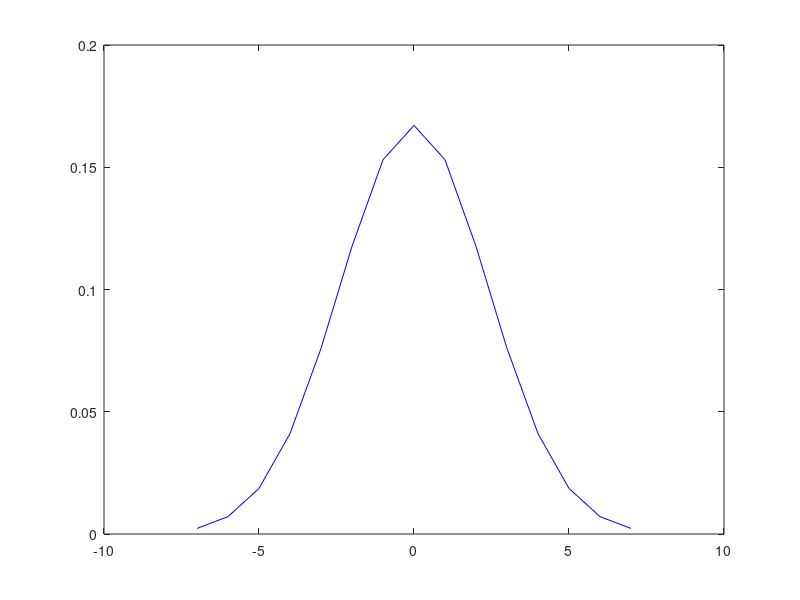

Source code (MATLAB):
%%%%%%%%%%%%%%%%%%%%%%%%%%%%%%%%%%%%%%%%%%%%%%%%%%%%%%%%%%%%%%%%%%%%%%%%%%%%%%%%
%                                                                              %
%                              Gaussian Function                               %
%                                                                              %
%                                                   Juan Ignacio Mendoza Garay %
%                                                             doctoral student %
%                                   Music Department - University of Jyväskylä %
%                                                                January, 2016 %
%                                                                              %
%%%%%%%%%%%%%%%%%%%%%%%%%%%%%%%%%%%%%%%%%%%%%%%%%%%%%%%%%%%%%%%%%%%%%%%%%%%%%%%%

% This script has been tested in Octave 4.

% ==============================================================================
% Initialisation:
clc
clear
close all

% ------------------------------------------------------------------------------
% Description:

% The Gaussian Function is typically used as a measure of normal distribution in
% probability. 

% It is also used as a smoothing function, by using it as a window that is
% convolved with an input signal.

% The following code allows to explore the workings of the Gaussian Function in
% one dimension. The vector w can be used as a kernel for smoothing.

% Mind that the Gaussian Function is continuous and the method presented here is
% discrete. Therefore the computations have a small error.

% ------------------------------------------------------------------------------
% 1 - Input Parameters
% Comment/uncomment options 1.a or 1.b

%% 1.a - Height = 1 for any bandwidth:
%bandwidth = 15
%alpha = 2*pi/bandwidth
%height = 1

% 1.b - Area = 1 for any bandwidth:
bandwidth = 15
alpha = 2*pi/bandwidth
height = (sqrt(2*pi))/bandwidth

% ------------------------------------------------------------------------------
% 2 - Compute Gaussian Function
% Comment/uncomment options 2.a or 2.b

% 2.a - use Octave's function (from the Signal package):
%pkg load all
%w = height * gaussian(bandwidth,alpha);
%plot(w,'b')

%% 2.b - embedded code:
x = linspace( -(bandwidth-1)/2, (bandwidth-1)/2, bandwidth );
w = height * ( exp( -((alpha*x).^2) / 2 ) ); 
plot(x,w,'b')

approximate_area = sum(w) % rough numerical integration
